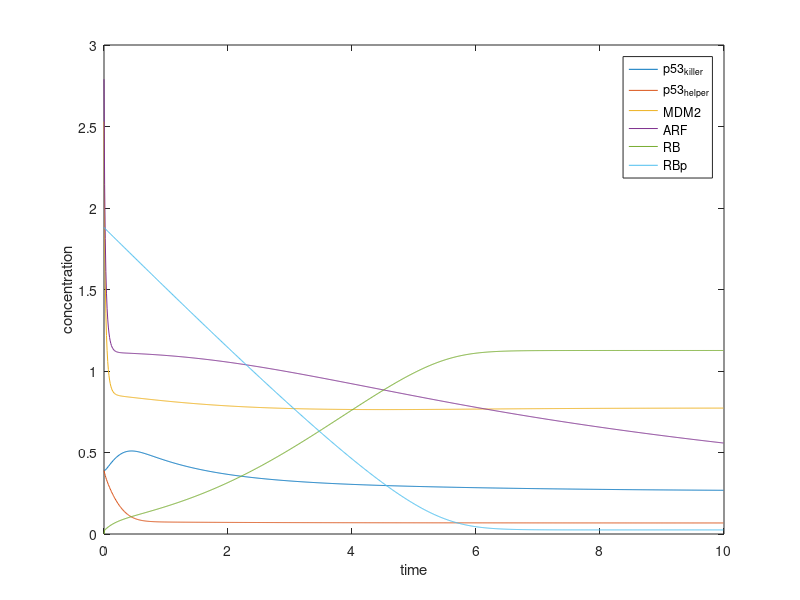

The MATLAB script that drew this image:
clc
clear all;

T_end = 10;
delta_t = 0.01;
N = T_end/delta_t;
timeline = 0:delta_t:(T_end - delta_t);
sigma = 0.001;

MDM2_initial = 2.53;
ARF_initial = 2.79;
ARF_MDM2_initial = 1.99;
E2F1_initial = 0.9;
RBp_initial = 1.88;
RB_E2F1_initial = 0;
RB_initial = 0;

p53helper_initial = 0.39;
p53killer_initial = 0.39;
DYRK2_initial = 2;

DYRK2 = zeros(1, N);
p53helper = zeros(1, N);
p53killer = zeros(1, N);
MDM2 = zeros(1, N);
ARF = zeros(1, N);
ARF_MDM2 = zeros(1, N);
E2F1 = zeros(1, N);
RBp = zeros(1, N);
RB_E2F1 = zeros(1, N);
RB = zeros(1, N);
p53killer(1) = p53killer_initial;
p53helper(1) = p53helper_initial;
MDM2(1) = MDM2_initial;
ARF(1) = ARF_initial;
ARF_MDM2(1) = ARF_initial;
E2F1(1) = E2F1_initial;
RBp(1) = RBp_initial;
RB_E2F1(1) = RB_E2F1_initial;
RB(1) = RB_initial;
DYRK2(1) = DYRK2_initial;

for i = 2 : N        
    DYRK2(i) = DYRK2(i - 1) + delta_t * (-0.0003 * DYRK2(i - 1));
    p53helper(i) = p53helper(i - 1) + delta_t * (-DYRK2(i - 1) * p53helper(i - 1) / (0.1 + p53helper(i - 1)) + 0.5 - (0.1 + MDM2(i - 1)) * p53helper(i - 1) + 0.5 * p53killer(i - 1) / (0.1 + p53killer(i - 1)));
    p53killer(i) = p53killer(i - 1) + delta_t * (DYRK2(i - 1) * p53helper(i - 1) / (0.1 + p53helper(i - 1)) - 0.5 * p53killer(i - 1) / (p53killer(i - 1)) - (0.1 + MDM2(i - 1) * p53killer(i - 1)));
    MDM2(i) = MDM2(i - 1) + delta_t * (0.02 + 0.3 * (p53killer(i - 1) + p53helper(i - 1)) - 0.1 * MDM2(i - 1) - 10 * ARF(i - 1) * MDM2(i - 1) + 2.1 * ARF_MDM2(i - 1));
    ARF(i) = ARF(i - 1) + delta_t * (0.01 + 0.3 * E2F1(i - 1) - 0.1 * ARF(i - 1) - 10 * ARF(i - 1) * MDM2(i - 1) + 2.1 * ARF_MDM2(i - 1));
    ARF_MDM2(i) = ARF_MDM2(i - 1) + delta_t * (10 * ARF(i - 1) * MDM2(i - 1) - 2 * ARF_MDM2(i - 1) - 0.1 * ARF_MDM2(i - 1) - 0.1 * ARF_MDM2(i - 1));
    E2F1(i) = E2F1(i - 1) + delta_t * (-5 * RB(i - 1) * E2F1(i - 1) + RB_E2F1(i - 1));
    RBp(i) = sigma + RBp(i - 1) + delta_t * (-0.5 * RBp(i - 1) / (0.1 + RBp(i - 1)));
    RB_E2F1(i) = 1 - E2F1(i);
    RB(i) = 2 - RBp(i) - RB_E2F1(i);
end


%% Plot
plot(timeline, p53killer, timeline, p53helper, timeline, MDM2, timeline, ARF, timeline, RB, timeline, RBp);
legend('p53_k_i_l_l_e_r','p53_h_e_l_p_e_r','MDM2','ARF', 'RB', 'RBp');
xlabel('time');
ylabel('concentration');
